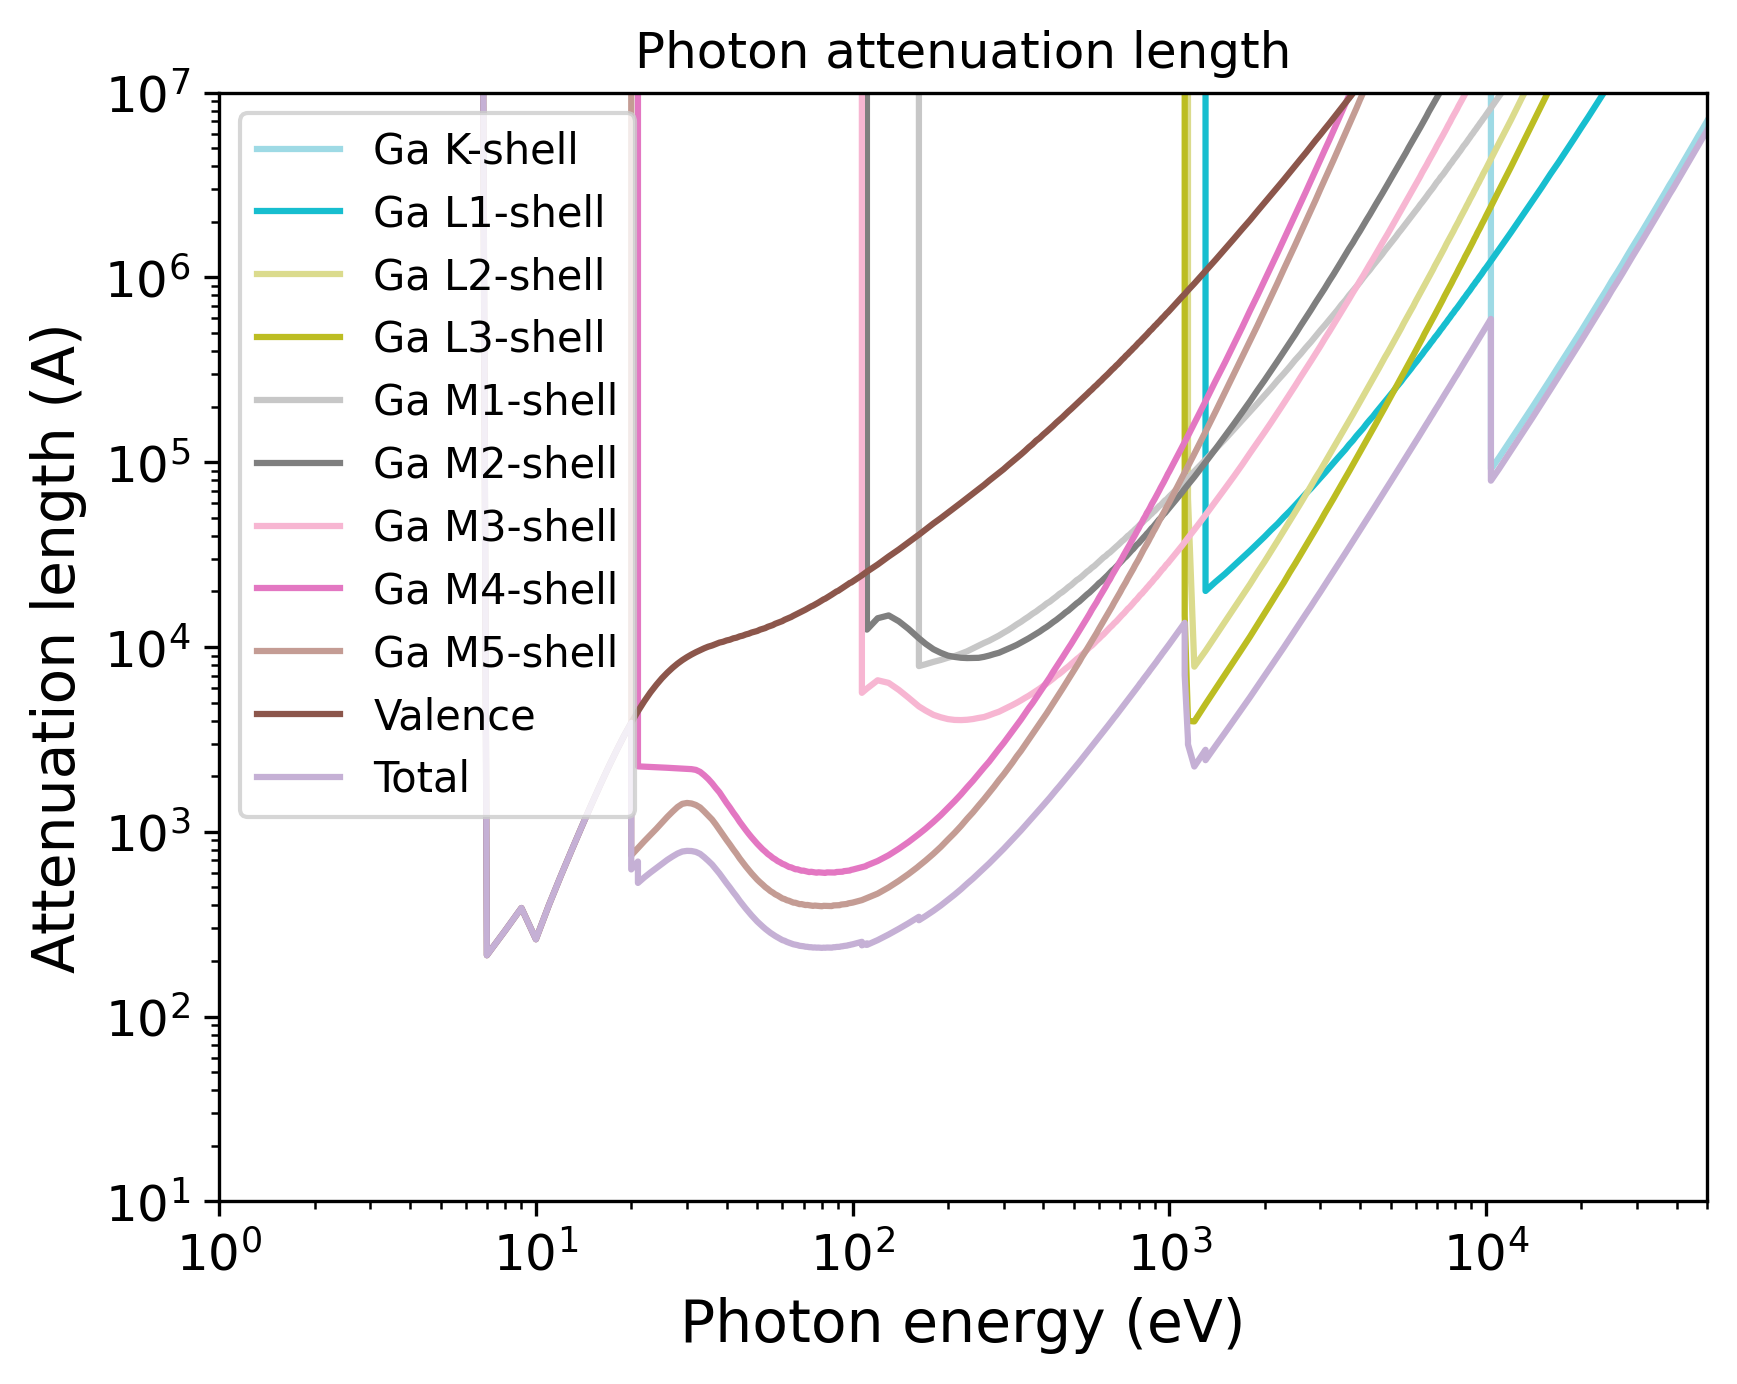

Here is the Python script that generated this plot:
import pandas as pd
import numpy as np
import matplotlib.pyplot as plt
import matplotlib.cm as cm
# Set the format:
plt.xlabel("Photon energy (eV)", fontsize=14)
plt.ylabel("Attenuation length (A)", fontsize=14)
plt.xticks(fontsize=12)
plt.yticks(fontsize=12)
plt.grid(False)
# Set the axes:
# Read the output file:
df = pd.read_csv(r"OUTPUT_Ga_Photon_IMFP.dat", sep=r'\s+', header=None, comment="#", skipinitialspace=True)
plt.xscale("log")
plt.yscale("log")
# Prepare the plot:
columns_to_plot = [ 1, 2, 3, 4, 5, 6, 7, 8, 9, 10, 11]
labels = [ "Ga K-shell", "Ga L1-shell", "Ga L2-shell", "Ga L3-shell", "Ga M1-shell", "Ga M2-shell", "Ga M3-shell", "Ga M4-shell", "Ga M5-shell", "Valence", "Total"]
# Create N distinct colors from a colormap
N = len(columns_to_plot)
colors = plt.cm.tab20(np.linspace(1, 0, 20))
# Set line styles:
linestyles = [ "-", "-", "-", "-", "-", "-", "-", "-", "-", "-", "-"]
for i, col in enumerate(columns_to_plot):
    color = colors[i % len(colors)]
    ls    = linestyles[i % len(linestyles)]
    label = labels[i % len(labels)]
    plt.plot(df.iloc[:, 0], df.iloc[:, col],
    color=color,
    label=label,
    linestyle=ls)
plt.xlim(1.00000000,50000.00000000)
plt.ylim(10.00000000,10000000.00000000)
plt.title("Photon attenuation length")
plt.legend(loc="best", fontsize=10)
# Save the plot in this format:
plt.savefig("OUTPUT_MFP_photon.png", dpi=300, bbox_inches="tight")
